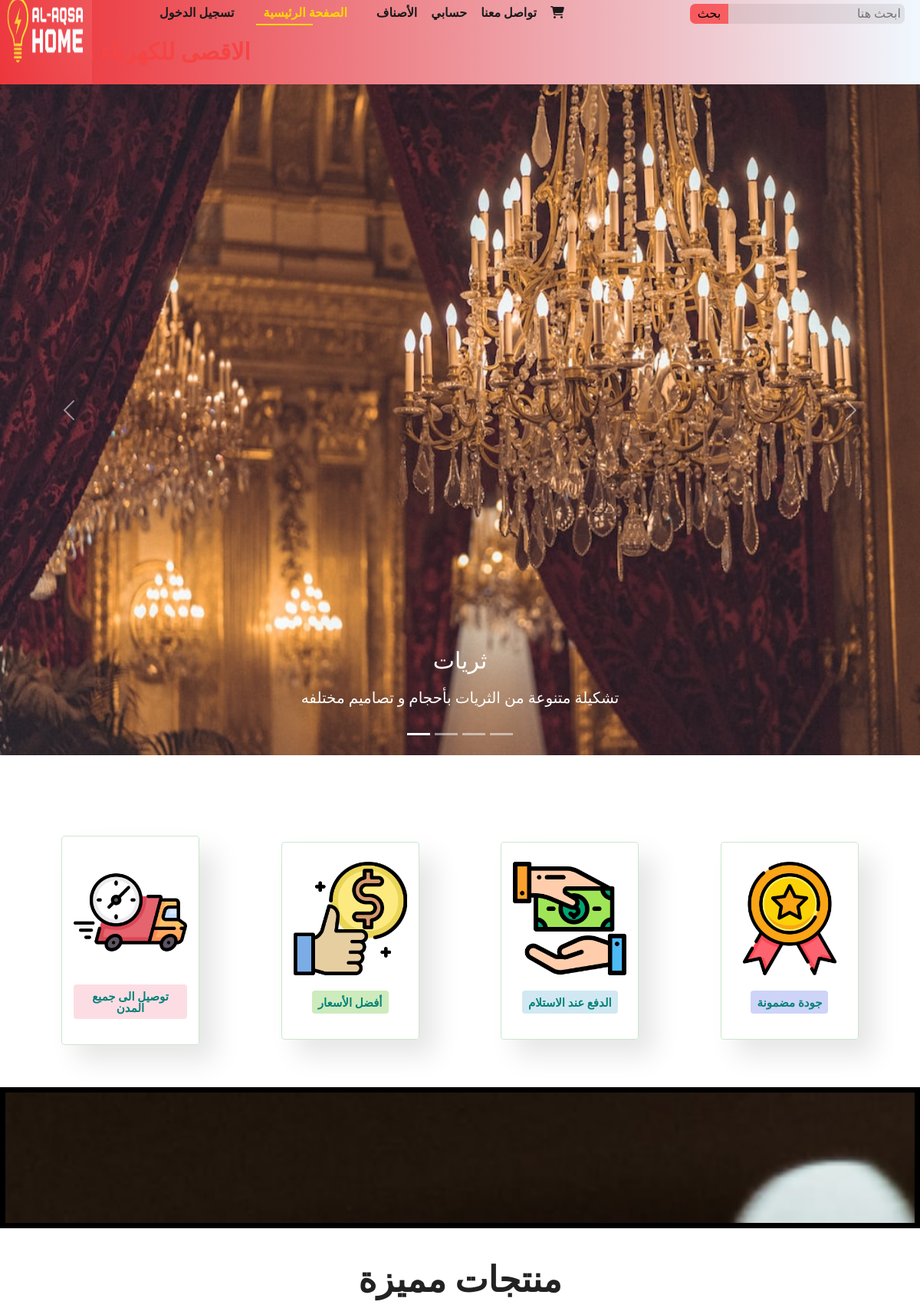
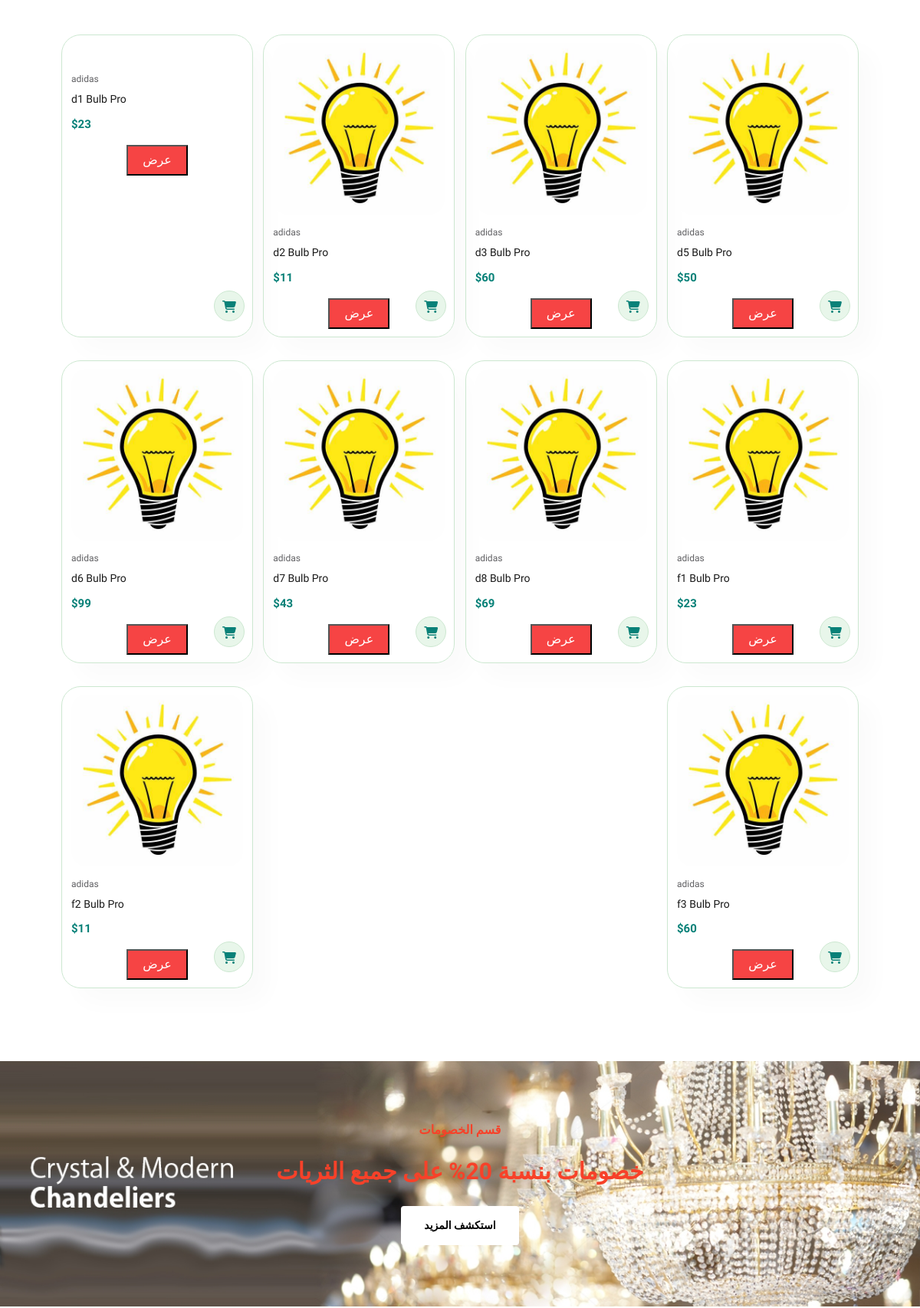
The app's page /Elec.php (upper part) with its own data (2 pictures, top to bottom).
### tables this page shows
CREATE TABLE `products` (
  `pro_id` int(11) NOT NULL,
  `pro_name` varchar(100) DEFAULT NULL,
  `cat_id` int(1) DEFAULT NULL,
  `pro_price` int(11) DEFAULT NULL,
  `pro_thumb` varchar(100) DEFAULT NULL,
  `pro_desc` varchar(100) DEFAULT NULL
);

### CreateDbfeature.php (called while the page is built, shortened)
<?php
class CreateDbfeature
{
public $con;
public function __construct(
    $dbname="alaqsa",
    $tablename="products",
    $servername="localhost",
    $username="root",
    $password=""
)
{
$this->con=mysqli_connect($servername,$username,$password);
$sql="CREATE DATABASE IF NOT EXISTS $dbname";
if(mysqli_query($this->con,$sql)){
    $this->con=mysqli_connect($servername,$username,$password,$dbname);
       $sql="CREATE TABLE IF NOT EXISTS $tablename
       (pro_id INT(11) AUTO_INCREMENT PRIMARY KEY,
       pro_name VARCHAR(100),
       cat_id INT(1),
       pro_price INT(11),
       pro_thumb VARCHAR(100),
       pro_desc VARCHAR(100)
       );";
}else{
    return false;
}
}
public function getData(){
   $sql="SELECT * FROM products ";
    $result=mysqli_query($this->con,$sql);
    if(mysqli_num_rows($result)>0){
        return $result;
    }
}
}

### productscomp.php (the view)
<?php
function componentprod($productname,$productprice,$productimg,$productdesc,$productid,$categoryid){
$element="  <div class=\"pro\" >
<img src=\"$productimg \" alt=\"\">
      <div class=\"des\">
         <span>adidas</span>
          <h5>$productname</h5>
          <h4>$$productprice</h4>
      </div>
          <a href=\"#\"><i class=\"fa-solid fa-cart-shopping cart\"></i></a>
          <form method='post'>
          <input type='hidden' name='product_id' value='$productid'>
          <input type='hidden' name='product_name' value='$productname'>
          <input type='hidden' name='category_id' id='category_id' value='$categoryid'>
          <input class=\"viewbtncls\"  type='submit' name='viewprodbtn' value='عرض'>
          </form>
  </div>
  ";
  echo $element;
}

### categorycomp.php (shortened to what this page needs)
<!DOCTYPE html>
<html lang="en">
<head>
    <link rel="stylesheet" href="Elec.css" >
</head>
<body>
</body>
</html>

### Elec.php (shortened to what this page needs)
<?php
require_once('categorycomp.php');
require_once('productscomp.php');
require_once('CreateDbfeature.php');
$databasefeature=new CreateDbfeature(dbname:"alaqsa",tablename:"products");
$flag=0;
?>
<!DOCTYPE html>
<html lang="en">
<head>
    <link href="https://cdn.jsdelivr.net/npm/bootstrap@5.3.0-alpha2/dist/css/bootstrap.min.css" rel="stylesheet">
<link rel="stylesheet"
href="https://cdnjs.cloudflare.com/ajax/libs/font-awesome/6.3.0/css/all.min.css">
<link rel="stylesheet" href="path/to/fontawesome.min.css">
<link rel="stylesheet" href="https://cdn.jsdelivr.net/npm/@fortawesome/fontawesome-free@5.15.4/css/fontawesome.min.css">
<link rel="stylesheet" href="Elec.css">
</head>
<body>
    <section id="header">
    <nav class="navbar">
        <a href="Elec.php">  <img id="NavImg" src="img/Capture.png" alt=""> </a>
        <div class="nav-links">
            <ul id="navbar">
        <?php if(!isset($_SESSION['user_ID'])){
          $element = "<li><a href=\"login.php\">تسجيل الدخول</a></li>";
          echo $element;
        }  ?>
             <li><a class="active" href="Elec.php">الصفحة الرئيسية</a></li>
             <li><a href="category.php">الأصناف</a></li>
             <li><a href="login.php">حسابي</a></li>
             <li><a href="contactUs.php">تواصل معنا</a></li>
             <li id="lg-bag"><a href="cart.php"><i class="fa-solid fa-cart-shopping"></i></a></li>
            </ul>
           </div>
           <div class="searchbar">
           <form method="post" action="">
                <button name="submitbtn" type="submit" class="search-button">
                    بحث
                   </button>
                <input class="search-bar-input" placeholder="ابحث هنا" type="text" value="" name="search" id="search">
                </form>
            </div>
            <a href="Elec.php"><label class="logo">الاقصى للكهرباء والثريات</label></a>
    </nav>
</section>
<section id="picslide">
    <div id="carouselExampleCaptions" data-bs-ride="carousel" class="carousel slide" >
        <div class="carousel-indicators">
          <button type="button" data-bs-target="#carouselExampleCaptions" data-bs-slide-to="0" class="active" aria-current="true" aria-label="Slide 1"></button>
          <button type="button" data-bs-target="#carouselExampleCaptions" data-bs-slide-to="1" aria-label="Slide 2"></button>
          <button type="button" data-bs-target="#carouselExampleCaptions" data-bs-slide-to="2" aria-label="Slide 3"></button>
          <button type="button" data-bs-target="#carouselExampleCaptions" data-bs-slide-to="3" aria-label="Slide 4"></button>
        </div>
        <div class="carousel-inner">
          <div class="carousel-item active">
            <img src="img/slider/1.jpg" class="test" alt="...">
            <div class="carousel-caption d-none d-md-block">
              <h3>ثريات</h3>
              <p>تشكيلة متنوعة من الثريات بأحجام و تصاميم مختلفه</p>
            </div>
          </div>
        </div>
        <button class="carousel-control-prev" type="button" data-bs-target="#carouselExampleCaptions" data-bs-slide="prev">
          <span class="carousel-control-prev-icon" aria-hidden="true"></span>
        </button>
        <button class="carousel-control-next" type="button" data-bs-target="#carouselExampleCaptions" data-bs-slide="next">
          <span class="carousel-control-next-icon" aria-hidden="true"></span>
        </button>
      </div>
</section>
    <section id="feature" class="section-p1">
        <div class="fe-box">
            <img src="img/fast-delivery.png" alt="">
            <h6>توصيل الى جميع المدن</h6>
           </div>
           <div class="fe-box">
            <img src="img/best-price.png" alt="">
            <h6>أفضل الأسعار</h6>
           </div>
           <div class="fe-box">
            <img src="img/pay.png" alt="">
            <h6>الدفع عند الاستلام</h6>
           </div>
           <div class="fe-box">
            <img src="img/medal.png" alt="">
            <h6>جودة مضمونة</h6>
           </div>
        </section>
        <section id="floatingimg-while-scrolling">
        <div class="floatingimg">
        </div>
    </section>
        <section id="product1" class="section-p1">
            <h2>منتجات مميزة  <?php
        ?></h2>
            <div class="pro-container">
            <?php
         if($flag==0){
            $result=$databasefeature->getData();
             $feat=0;
               while($row=mysqli_fetch_assoc($result)){
               componentprod($row['pro_name'],$row['pro_price'],$row['pro_thumb'],$row['pro_desc'],$row['pro_id'],$row['cat_id']);
               if($feat>=9){
                break;
              }
              $feat++;
               }
             ?>
        </div>
         </section>
         <section id="banner" class="section-m1" >
            <h4>قسم الخصومات</h4>
            <h2>خصومات بنسبة 20% على جميع الثريات</h2>
            <button class="normal">استكشف المزيد</button>
           </section>
            <?php } ?>
  </body>
</html>

### records on screen
products: pro_name "d1 Bulb Pro", pro_price "23"
products: pro_thumb (picture), pro_name "d2 Bulb Pro", pro_price "11"
products: pro_thumb (picture), pro_name "d3 Bulb Pro", pro_price "60"
products: pro_thumb (picture), pro_name "d5 Bulb Pro", pro_price "50"
products: pro_thumb (picture), pro_name "d6 Bulb Pro", pro_price "99"
products: pro_thumb (picture), pro_name "d7 Bulb Pro", pro_price "43"
products: pro_thumb (picture), pro_name "d8 Bulb Pro", pro_price "69"
products: pro_thumb (picture), pro_name "f1 Bulb Pro", pro_price "23"
products: pro_thumb (picture), pro_name "f2 Bulb Pro", pro_price "11"
products: pro_thumb (picture), pro_name "f3 Bulb Pro", pro_price "60"
